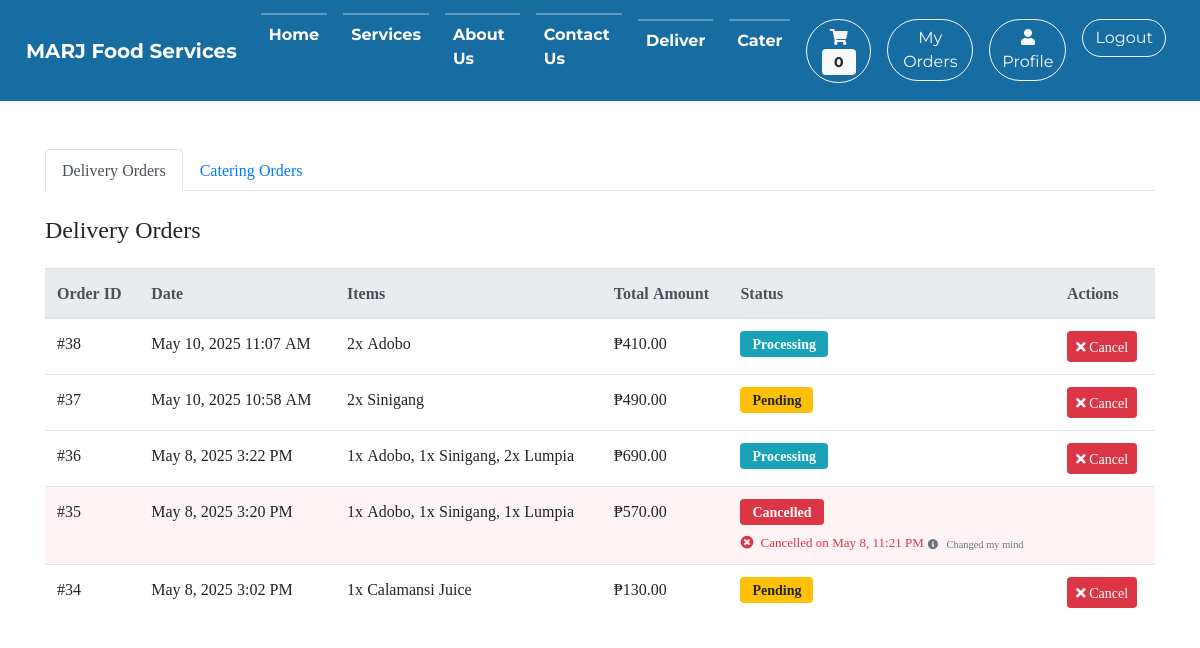
/modules/orders.php (signed in), run on the app's committed database.
### tables this page shows
CREATE TABLE IF NOT EXISTS `orders` (
  `order_id` int NOT NULL AUTO_INCREMENT,
  `user_id` int NOT NULL,
  `full_name` varchar(255) NOT NULL,
  `phone` varchar(20) NOT NULL,
  `address` text NOT NULL,
  `notes` text,
  `payment_method` varchar(50) NOT NULL,
  `total_amount` decimal(10,2) NOT NULL,
  `delivery_fee` decimal(10,2) NOT NULL DEFAULT '50.00',
  `scheduled_delivery` datetime DEFAULT NULL,
  `status` varchar(20) NOT NULL DEFAULT 'pending',
  `created_at` timestamp NULL DEFAULT CURRENT_TIMESTAMP,
  `delivery_date` datetime NOT NULL,
  `kitchen_status` enum('pending','in_kitchen','ready_for_delivery','delivering','completed','cancelled') DEFAULT 'pending',
  `cancellation_reason` text,
  `cancelled_at` datetime DEFAULT NULL,
  `delivery_started_at` datetime DEFAULT NULL,
  `delivered_at` datetime DEFAULT NULL,
  `status_notes` text,
  PRIMARY KEY (`order_id`)
);

### modules/orders.php (the view, shortened to what this page needs)
<!DOCTYPE html>
<html lang="en">
    <head>
        <link rel="stylesheet" href="https://maxcdn.bootstrapcdn.com/bootstrap/4.5.2/css/bootstrap.min.css">
        <link rel="stylesheet" href="https://cdnjs.cloudflare.com/ajax/libs/font-awesome/5.15.3/css/all.min.css">
        <link rel="stylesheet" href="<?php echo BASE_URL; ?>/vendor/style1.css">
    </head>
    <body>
        <?php include("navigation.php"); ?>
        <main class="container py-5">
            <ul class="nav nav-tabs mb-4">
                <li class="nav-item">
                    <a class="nav-link active" id="delivery-tab" data-toggle="tab" href="#delivery">Delivery Orders</a>
                </li>
                <li class="nav-item">
                    <a class="nav-link" id="catering-tab" data-toggle="tab" href="#catering">Catering Orders</a>
                </li>
            </ul>
            <div class="tab-content">
                <div class="tab-pane fade show active" id="delivery">
                    <h2 class="h4 mb-4">Delivery Orders</h2>
                    <div class="table-responsive">
                        <table class="table">
                            <thead class="thead-light">
                                <tr>
                                    <th>Order ID</th>
                                    <th>Date</th>
                                    <th>Items</th>
                                    <th>Total Amount</th>
                                    <th>Status</th>
                                    <th>Actions</th>
                                </tr>
                            </thead>
                            <tbody>
                                <?php
                                include("dbconi.php");
                                $query = "SELECT o.*, GROUP_CONCAT(CONCAT(oi.quantity, 'x ', p.prod_name) SEPARATOR ', ') as items
                                         FROM orders o
                                         JOIN order_items oi ON o.order_id = oi.order_id
                                         JOIN products p ON oi.product_id = p.product_id
                                         WHERE o.user_id = ?
                                         GROUP BY o.order_id
                                         ORDER BY o.created_at DESC";
                                $stmt = $dbc->prepare($query);
                                $stmt->bind_param('i', $_SESSION['user_id']);
                                $stmt->execute();
                                $result = $stmt->get_result();
                                if ($result->num_rows > 0) {
                                    while ($row = $result->fetch_assoc()) {
                                        $statusClass = '';
                                        switch($row['status']) {
                                            case 'pending':
                                                $statusClass = 'warning';
                                                break;
                                            case 'processing':
                                            case 'in_kitchen':
                                                $statusClass = 'info';
                                                break;
                                            case 'cancelled':
                                                $statusClass = 'danger';
                                                break;
                                        }
                                        $statusDisplay = str_replace('_', ' ', ucfirst($row['status']));
                                        ?>
                                        <tr class="<?php echo $row['status'] === 'cancelled' ? 'cancelled' : ($row['status'] === 'completed' ? 'completed' : ''); ?>">
                                            <td>#<?php echo $row['order_id']; ?></td>
                                            <td><?php echo date('M j, Y g:i A', strtotime($row['created_at'])); ?></td>
                                            <td><?php echo $row['items']; ?></td>
                                            <td>₱<?php echo number_format($row['total_amount'], 2); ?></td>
                                            <td class="order-status">
                                                <div class="status-info">
                                                    <div class="status-badge">
                                                        <span class="badge badge-<?php echo $statusClass; ?>"><?php echo $statusDisplay; ?></span>
                                                    </div>
                                                    <?php if ($row['status'] === 'delivering' && !empty($row['delivery_started_at'])): ?>
                                                        <div class="status-time text-info">
                                                            <i class="fas fa-truck"></i> Out for delivery since <?php echo date('g:i A', strtotime($row['delivery_started_at'])); ?>
                                                        </div>
                                                    <?php elseif ($row['status'] === 'completed' && !empty($row['delivered_at'])): ?>
                                                        <div class="status-time text-success">
                                                            <i class="fas fa-check-circle"></i> Delivered on <?php echo date('M j, g:i A', strtotime($row['delivered_at'])); ?>
                                                        </div>
                                                    <?php elseif ($row['status'] === 'cancelled' && !empty($row['cancelled_at'])): ?>
                                                        <div class="status-time text-danger">
                                                            <i class="fas fa-times-circle"></i> Cancelled on <?php echo date('M j, g:i A', strtotime($row['cancelled_at'])); ?>
                                                            <?php if (!empty($row['cancellation_reason'])): ?>
                                                                <div class="text-muted small mt-1">
                                                                    <i class="fas fa-info-circle"></i> <?php echo htmlspecialchars($row['cancellation_reason']); ?>
                                                                </div>
                                                            <?php endif; ?>
                                                        </div>
                                                    <?php endif; ?>
                                                </div>
                                            </td>
                                            <td>
                                                <?php if ($row['status'] !== 'delivering' && $row['status'] !== 'completed' && $row['status'] !== 'cancelled'): ?>
                                                    <button class="btn btn-sm btn-danger" onclick="showCancelModal(<?php echo $row['order_id']; ?>)">
                                                        <i class="fas fa-times"></i> Cancel
                                                    </button>
                                                <?php endif; ?>
                                            </td>
                                        </tr>
                                        <?php
                                    }
                                }
                                ?>
                            </tbody>
                        </table>
                    </div>
                </div>
            </div>
        </main>
    </body>
</html>

### modules/orders.php (style rules this page uses)
.badge { font-size: 0.875rem; padding: 0.375rem 0.75rem; }
.order-status { min-width: 200px; }
.status-info { display: flex; flex-direction: column; gap: 0.5rem; }
.status-time { font-size: 0.813rem; display: flex; align-items: center; gap: 0.25rem; }
.status-time i { width: 16px; }
.status-badge { display: inline-flex; align-items: center; gap: 0.5rem; }
tr.cancelled { background-color: rgba(220, 53, 69, 0.05); }
.text-danger .fa-times-circle { color: #dc3545; }
.btn-sm { padding: 0.25rem 0.5rem; font-size: 0.875rem; }

### data on the page
orders: order_id "38", created_at "May 10, 2025 11:07 AM", items "2x Adobo", total_amount "410.00", status "Processing"
orders: order_id "37", created_at "May 10, 2025 10:58 AM", items "2x Sinigang", total_amount "490.00", status "Pending"
orders: order_id "36", created_at "May 8, 2025 3:22 PM", items "1x Adobo, 1x Sinigang, 2x Lumpia", total_amount "690.00", status "Processing"
orders: order_id "35", created_at "May 8, 2025 3:20 PM", items "1x Adobo, 1x Sinigang, 1x Lumpia", total_amount "570.00", status "Cancelled", cancelled_at "May 8, 11:21 PM", cancellation_reason "Changed my mind"
orders: order_id "34", created_at "May 8, 2025 3:02 PM", items "1x Calamansi Juice", total_amount "130.00", status "Pending"
